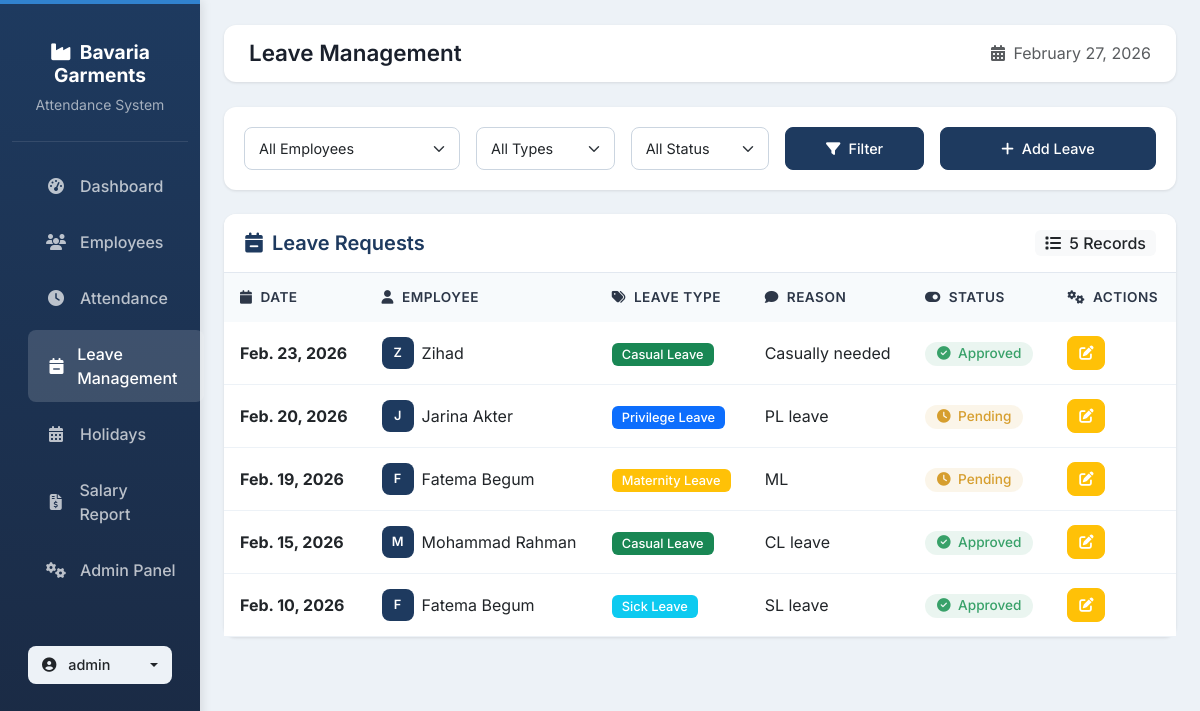
The app's page /leave/ (signed in) with its own data.
### apps/accounts/models.py (models this page shows, shortened)
class User(AbstractUser):
    ROLE_CHOICES = (
        ('admin', 'Admin'),
        ('hr', 'HR'),
        ('viewer', 'Viewer'),
    )
    role = models.CharField(max_length=20, choices=ROLE_CHOICES, default='viewer')
    phone = models.CharField(max_length=20, blank=True)
    address = models.TextField(blank=True)
    profile_picture = models.ImageField(upload_to='profiles/', blank=True, null=True)
    created_at = models.DateTimeField(auto_now_add=True)
    updated_at = models.DateTimeField(auto_now=True)
    class Meta:
        db_table = 'users'
        verbose_name = _('user')
        verbose_name_plural = _('users')
        ordering = ['-date_joined']
    @property
    def is_admin(self):
        return self.role == 'admin' or self.is_superuser

### apps/leave_management/models.py (models this page shows, shortened)
class Leave(models.Model):
    LEAVE_TYPE_CHOICES = (
        ('SL', 'Sick Leave'),
        ('CL', 'Casual Leave'),
        ('PL', 'Privilege Leave'),
        ('ML', 'Maternity Leave'),
        ('LWP', 'Leave Without Pay'),
        ('WL', 'Wedding Leave'),
    )
    STATUS_CHOICES = (
        ('pending', 'Pending'),
        ('approved', 'Approved'),
        ('rejected', 'Rejected'),
    )
    employee = models.ForeignKey(
        'employees.Employee',
        on_delete=models.CASCADE,
        related_name='leaves'
    )
    date = models.DateField()
    leave_type = models.CharField(max_length=10, choices=LEAVE_TYPE_CHOICES)
    reason = models.TextField(blank=True)
    status = models.CharField(max_length=20, choices=STATUS_CHOICES, default='pending')
    is_paid = models.BooleanField(default=True)
    approved_by = models.ForeignKey(
        'accounts.User',
        on_delete=models.SET_NULL,
        null=True,
        blank=True,
        related_name='approved_leaves'
    )
    approved_date = models.DateTimeField(null=True, blank=True)
    created_at = models.DateTimeField(auto_now_add=True)
    updated_at = models.DateTimeField(auto_now=True)
    class Meta:
        db_table = 'leaves'
        verbose_name = 'Leave'
        verbose_name_plural = 'Leaves'
        ordering = ['-date']
        constraints = [
            models.UniqueConstraint(fields=['employee', 'date', 'leave_type'], name='unique_leave')
        ]
        indexes = [
            models.Index(fields=['employee', 'date']),
            models.Index(fields=['date']),
            models.Index(fields=['leave_type']),
            models.Index(fields=['status']),
        ]

### apps/employees/models.py (models this page shows, shortened)
class Employee(models.Model):
    CATEGORY_CHOICES = (
        ('8 hours', '8 Hours'),
        ('11 hours', '11 Hours'),
    )
    name = models.CharField(max_length=200)
    category = models.CharField(max_length=20, choices=CATEGORY_CHOICES, default='8 hours')
    gross_salary = models.DecimalField(max_digits=10, decimal_places=2)
    department = models.CharField(max_length=100)
    joining_date = models.DateField()
    status = models.BooleanField(default=True)
    is_repeated = models.BooleanField(default=False, help_text='Mark as duplicate/repeated record')
    created_at = models.DateTimeField(auto_now_add=True)
    updated_at = models.DateTimeField(auto_now=True)
    class Meta:
        db_table = 'employees'
        verbose_name = 'Employee'
        verbose_name_plural = 'Employees'
        ordering = ['-created_at']

### apps/leave_management/views.py (the view)
# urls.py: path('', views.LeaveListView.as_view(), name='leave_list'),
class LeaveListView(LoginRequiredMixin, ListView):
    model = Leave
    template_name = 'leave_management/leave_list.html'
    context_object_name = 'leaves'
    paginate_by = 15
    def get_queryset(self):
        queryset = Leave.objects.select_related('employee').all()
        employee = self.request.GET.get('employee')
        leave_type = self.request.GET.get('leave_type')
        status = self.request.GET.get('status')
        month = self.request.GET.get('month')
        year = self.request.GET.get('year')
        if employee:
            queryset = queryset.filter(employee_id=employee)
        if leave_type:
            queryset = queryset.filter(leave_type=leave_type)
        if status:
            queryset = queryset.filter(status=status)
        if month:
            queryset = queryset.filter(date__month=month)
        if year:
            queryset = queryset.filter(date__year=year)
        return queryset.order_by('-date', 'employee__name')
    def get_context_data(self, **kwargs):
        context = super().get_context_data(**kwargs)
        context['filter_form'] = LeaveFilterForm(self.request.GET)
        context['employees'] = Employee.objects.filter(status=True).order_by('name')
        return context

### templates/leave_management/leave_list.html (shortened to what this page needs)
{% extends 'base.html' %}
{% block page_title %}Leave Management{% endblock %}
{% block content %}
<div class="filter-section">
    <form method="get" class="row g-3">
        <div class="col-md-3">
            <select name="employee" class="form-select">
                <option value="">All Employees</option>
            </select>
        </div>
        <div class="col-md-2">
            <select name="leave_type" class="form-select">
                <option value="">All Types</option>
            </select>
        </div>
        <div class="col-md-2">
            <select name="status" class="form-select">
                <option value="">All Status</option>
            </select>
        </div>
        <div class="col-md-2">
            <button type="submit" class="btn btn-primary w-100"><i class="fas fa-filter me-2"></i>Filter</button>
        </div>
        <div class="col-md-3">
            {% if user.is_admin or user.is_hr %}
            <a href="{% url 'leave:leave_create' %}" class="btn btn-primary w-100">
                <i class="fas fa-plus me-2"></i>Add Leave
            </a>
            {% endif %}
        </div>
    </form>
</div>
<div class="card">
    <div class="card-header bg-white d-flex justify-content-between align-items-center">
        <h5 class="mb-0 header-text"><i class="fas fa-calendar-minus me-2"></i>Leave Requests</h5>
        <span class="badge bg-light text-dark fs-6">
            <i class="fas fa-list me-1"></i> {{ leaves|length }} Records
        </span>
    </div>
    <div class="card-body p-0">
        <div class="table-responsive">
            <table class="table table-hover mb-0">
                <thead>
                    <tr>
                        <th><i class="fas fa-calendar me-2"></i>Date</th>
                        <th><i class="fas fa-user me-2"></i>Employee</th>
                        <th><i class="fas fa-tags me-2"></i>Leave Type</th>
                        <th><i class="fas fa-comment me-2"></i>Reason</th>
                        <th><i class="fas fa-toggle-on me-2"></i>Status</th>
                        {% if user.is_admin or user.is_hr %}
                        <th><i class="fas fa-cogs me-2"></i>Actions</th>
                        {% endif %}
                    </tr>
                </thead>
                <tbody>
                    {% for leave in leaves %}
                    <tr>
                        <td><span class="fw-bold">{{ leave.date }}</span></td>
                        <td>
                            <div class="d-flex align-items-center">
                                <div class="employee-avatar-sm me-2" style="width:32px;height:32px;background:#1e3a5f;border-radius:8px;display:flex;align-items:center;justify-content:center;color:white;font-weight:600;font-size:0.8rem;">
                                    {{ leave.employee.name|make_list|first|upper }}
                                </div>
                                {{ leave.employee.name }}
                            </div>
                        </td>
                        <td>
                            {% if leave.leave_type == 'SL' %}
                            <span class="leave-type-badge bg-info text-white">Sick Leave</span>
                            {% elif leave.leave_type == 'CL' %}
                            <span class="leave-type-badge bg-success text-white">Casual Leave</span>
                            {% elif leave.leave_type == 'PL' %}
                            <span class="leave-type-badge bg-primary text-white">Privilege Leave</span>
                            {% elif leave.leave_type == 'ML' %}
                            <span class="leave-type-badge bg-warning text-white">Maternity Leave</span>
                            {% elif leave.leave_type == 'LWP' %}
                            <span class="leave-type-badge bg-danger text-white">Leave Without Pay</span>
                            {% elif leave.leave_type == 'WL' %}
                            <span class="leave-type-badge bg-secondary text-white">Wedding Leave</span>
                            {% endif %}
                        </td>
                        <td>{{ leave.reason|truncatechars:30 }}</td>
                        <td>
                            {% if leave.status == 'approved' %}
                            <span class="badge status-badge status-approved">
                                <i class="fas fa-check-circle me-1"></i> Approved
                            </span>
                            {% elif leave.status == 'rejected' %}
                            <span class="badge status-badge status-rejected">
                                <i class="fas fa-times-circle me-1"></i> Rejected
                            </span>
                            {% else %}
                            <span class="badge status-badge status-pending">
                                <i class="fas fa-clock me-1"></i> Pending
                            </span>
                            {% endif %}
                        </td>
                        {% if user.is_admin or user.is_hr %}
                        <td>
                            <a href="{% url 'leave:leave_update' leave.pk %}" class="btn action-btn btn-warning text-white" title="Edit">
                                <i class="fas fa-edit"></i>
                            </a>
                        </td>
                        {% endif %}
                    </tr>
                    {% endfor %}
                </tbody>
            </table>
        </div>
    </div>
</div>
{% endblock %}

### templates/base.html (shortened to what this page needs)
{% load static %}
<!DOCTYPE html>
<html lang="en">
<head>
    <link href="https://cdn.jsdelivr.net/npm/bootstrap@5.3.0/dist/css/bootstrap.min.css" rel="stylesheet">
    <link href="https://cdnjs.cloudflare.com/ajax/libs/font-awesome/6.4.0/css/all.min.css" rel="stylesheet">
</head>
<body>
    <div class="container-fluid">
        <div class="row">
            {% if user.is_authenticated %}
            <nav class="col-md-3 col-lg-2 d-md-block sidebar collapse show">
                <div class="position-sticky pt-3">
                    <div class="brand-section">
                        <h4><i class="fas fa-industry me-2"></i>Bavaria Garments</h4>
                        <small style="color: rgba(255,255,255,0.6);">Attendance System</small>
                    </div>
                    <ul class="nav flex-column mt-3">
                        <li class="nav-item">
                            <a href="{% url 'dashboard:dashboard' %}" class="{% if request.resolver_match.url_name == 'dashboard' %}active{% endif %}">
                                <i class="fas fa-tachometer-alt"></i> Dashboard
                            </a>
                        </li>
                        {% if user.is_admin or user.is_hr %}
                        <li class="nav-item">
                            <a href="{% url 'employees:employee_list' %}" class="{% if 'employees' in request.path %}active{% endif %}">
                                <i class="fas fa-users"></i> Employees
                            </a>
                        </li>
                        <li class="nav-item">
                            <a href="{% url 'attendance:attendance_list' %}" class="{% if 'attendance' in request.path %}active{% endif %}">
                                <i class="fas fa-clock"></i> Attendance
                            </a>
                        </li>
                        <li class="nav-item">
                            <a href="{% url 'leave:leave_list' %}" class="{% if 'leave' in request.path %}active{% endif %}">
                                <i class="fas fa-calendar-minus"></i> Leave Management
                            </a>
                        </li>
                        <li class="nav-item">
                            <a href="{% url 'holidays:holiday_list' %}" class="{% if 'holidays' in request.path %}active{% endif %}">
                                <i class="fas fa-calendar-alt"></i> Holidays
                            </a>
                        </li>
                        {% endif %}
                        <li class="nav-item">
                            <a href="{% url 'dashboard:salary_report' %}" class="{% if 'salary' in request.path %}active{% endif %}">
                                <i class="fas fa-file-invoice-dollar"></i> Salary Report
                            </a>
                        </li>
                        {% if user.is_admin %}
                        <li class="nav-item">
                            <a href="/admin" target="_blank">
                                <i class="fas fa-cogs"></i> Admin Panel
                            </a>
                        </li>
                        {% endif %}
                    </ul>
                    <div class="mt-4 px-3">
                        <div class="dropdown">
                            <button class="btn user-dropdown dropdown-toggle w-100 d-flex align-items-center justify-content-between" type="button" data-bs-toggle="dropdown">
                                <span><i class="fas fa-user-circle me-2"></i> {{ user.username }}</span>
                            </button>
                        </div>
                    </div>
                </div>
            </nav>
            {% endif %}
            <main class="col-md-9 ms-sm-auto col-lg-10 px-md-4 main-content">
                {% if user.is_authenticated %}
                <nav class="modern-navbar d-flex justify-content-between align-items-center">
                    <div class="d-flex align-items-center">
                        <h1 class="page-title">{% block page_title %}Dashboard{% endblock %}</h1>
                    </div>
                    <div class="d-flex align-items-center">
                        <span class="text-muted">
                            <i class="fas fa-calendar-alt me-1"></i> {% now "F j, Y" %}
                        </span>
                    </div>
                </nav>
                {% endif %}
                {% block content %}{% endblock %}
            </main>
        </div>
    </div>
</body>
</html>

### records on screen
User: username "admin"
Leave: date "Feb. 23, 2026", employee.name|make_list "Z", employee.name "Zihad", leave_type "Casual Leave", reason "Casually needed", status "approved" (drawn)
Leave: date "Feb. 20, 2026", employee.name|make_list "J", employee.name "Jarina Akter", leave_type "Privilege Leave", reason "PL leave", status "pending" (drawn)
Leave: date "Feb. 19, 2026", employee.name|make_list "F", employee.name "Fatema Begum", leave_type "Maternity Leave", reason "ML", status "pending" (drawn)
Leave: date "Feb. 15, 2026", employee.name|make_list "M", employee.name "Mohammad Rahman", leave_type "Casual Leave", reason "CL leave", status "approved" (drawn)
Leave: date "Feb. 10, 2026", employee.name|make_list "F", employee.name "Fatema Begum", leave_type "Sick Leave", reason "SL leave", status "approved" (drawn)

### other values on screen
{{ leaves|length }} "5"
